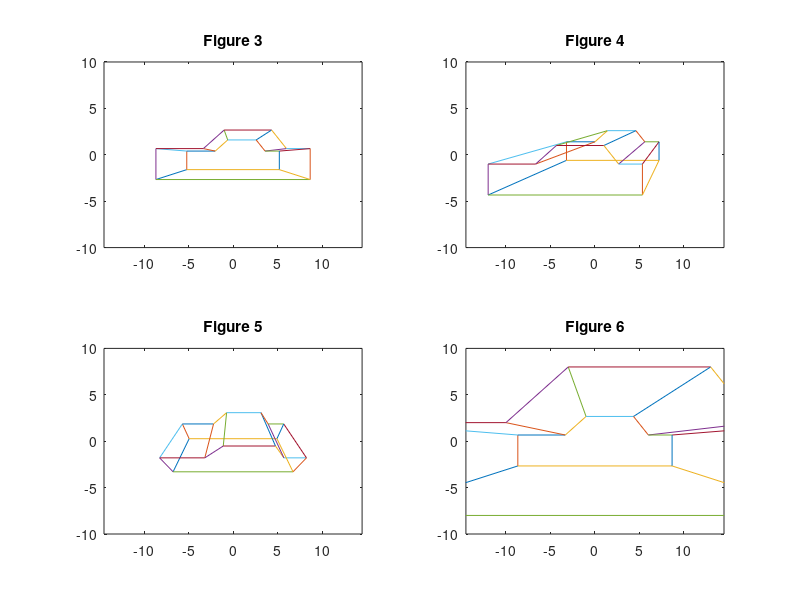

Here is the MATLAB script that generated this plot:
function [] = perspProjSkeleton()
% Functions and test cases for implementation of perspective
% projection in MATLAB
% Author: Cameron Walker
% Date: 23 Feb 2018
% Completed Functionality: Mitchell Faulconbridge 14/3/18

function [P] = makePPMat(x,y,z)
 % make Perspective projection matrix to project from (x,y,z)
 % into the xy-plane
 
 P=[1 0 -x/z 0;0 1 -y/z 0;0 0 0 0;0 0 -1/z 1];
 
end

function [] = generatePlot(pts,xlims,ylims) 
 % This function uses the plot() function 
 % to plot the 2D vertex position of pts in the xy-plane
 % with xlims giving the x-axis range
 % and ylims giving the y-axis range
 % Note: the input pts are in 4D homogeneous coordinates
 %       so need to be transformed to give x* and y*
  
 projPts = pts([1:2],:)./pts(4,:);
 
 plot( projPts(1,[1,2]),projPts(2,[1,2]))
 hold on;

 plot(projPts(1,[1,4]),projPts(2,[1,4]))
 plot( projPts(1,[1,16]),projPts(2,[1,16]))
 plot( projPts(1,[3,2]),projPts(2,[3,2]))
 plot( projPts(1,[2,15]),projPts(2,[2,15]))
 plot( projPts(1,[3,4]),projPts(2,[3,4]))
 plot( projPts(1,[3,6]),projPts(2,[3,6]))
 plot( projPts(1,[5,4]),projPts(2,[5,4]))
 plot( projPts(1,[5,6]),projPts(2,[5,6]))
 plot( projPts(1,[5,7]),projPts(2,[5,7]))
 plot( projPts(1,[8,6]),projPts(2,[8,6]))
 plot( projPts(1,[8,7]),projPts(2,[8,7]))
 plot( projPts(1,[9,7]),projPts(2,[9,7]))
 plot( projPts(1,[8,10]),projPts(2,[8,10]))
 plot( projPts(1,[9,10]),projPts(2,[9,10]))
 plot( projPts(1,[9,11]),projPts(2,[9,11]))
 plot( projPts(1,[12,10]),projPts(2,[12,10]))
 plot( projPts(1,[12,11]),projPts(2,[12,11]))
 plot( projPts(1,[13,11]),projPts(2,[13,11]))
 plot( projPts(1,[12,14]),projPts(2,[12,14]))
 plot( projPts(1,[13,14]),projPts(2,[13,14]))
 plot( projPts(1,[13,16]),projPts(2,[13,16]))
 plot( projPts(1,[15,14]),projPts(2,[15,14]))
 plot( projPts(1,[15,16]),projPts(2,[15,16]))
 xlim(xlims)
 ylim(ylims)
 hold off;
end

function [] = renderImage(pts, p, xlims,ylims) 
 % This function renders the image of the Toyota wire-frame
 % with Points 1 to 16 in positions given by the columns of pts
 % from the viewing position p. xlims gives the x-axis range
 % and ylims gives the y-axis range

 P = makePPMat(p(1),p(2),p(3));
 transPts = P*pts;
 generatePlot(transPts,xlims,ylims)
end

function [Rx] = makeXRotMat(theta) 
 % make matrix to rotate theta radians around the x-axis

 Rx=[1 0 0 0;0 cos(theta) -sin(theta) 0;0 sin(theta) cos(theta) 0;0 0 0 1];

end

function [Ry] = makeYRotMat(theta) 
 % make matrix to rotate theta radians around the x-axis

 Ry=[cos(theta) 0 sin(theta) 0;0 1 0 0;-sin(theta) 0 cos(theta) 0;0 0 0 1];
 
end

function [Rz]= makeZRotMat(theta) 
 % make matrix to rotate theta radians around the x-axis

 Rz=[cos(theta) -sin(theta) 0 0;sin(theta) cos(theta) 0 0;0 0 1 0;0 0 0 1];

end

function [A] = makeZoomMat (X) 
 % make matrix to scale by scaleFactor X

 A=[X 0 0 0;0 X 0 0;0 0 X 0;0 0 0 1];
 
end

pts = [-6.5,-6.5,-6.5,-6.5,-2.5,-2.5,-.75,-.75,3.25,3.25,4.5,4.5,6.5,6.5,6.5,6.5;
        -2,-2,.5,.5,.5,.5,2,2,2,2,.5,.5,.5,.5,-2,-2;
        -2.5,2.5,2.5,-2.5,-2.5,2.5,-2.5,2.5,-2.5,2.5,-2.5,2.5,-2.5,2.5,2.5,-2.5;
         1,1,1,1,1,1,1,1,1,1,1,1,1,1,1,1];
xlims = [min(pts(1,:))-8,max(pts(1,:))+8];
ylims = [min(pts(2,:))-8,max(pts(2,:))+8];

%Tests from Computer Graphics in Automotive Design

%Figure 3:
subplot(2,2,1);
renderImage(pts,[0,0,10],xlims,ylims);title('Figure 3');

%Figure 4:
subplot(2,2,2);
renderImage(pts,[10,5,10],xlims,ylims);title('Figure 4');

% %Figure 5:
subplot(2,2,3);
rotPts = makeXRotMat(pi/4)*pts;
renderImage(rotPts,[0,0,10],xlims,ylims);title('Figure 5');

% %Figure 6 
subplot(2,2,4);
zoomPts = makeZoomMat(2)*pts;
renderImage(zoomPts,[0,0,10],xlims,ylims);title('Figure 6');

end

